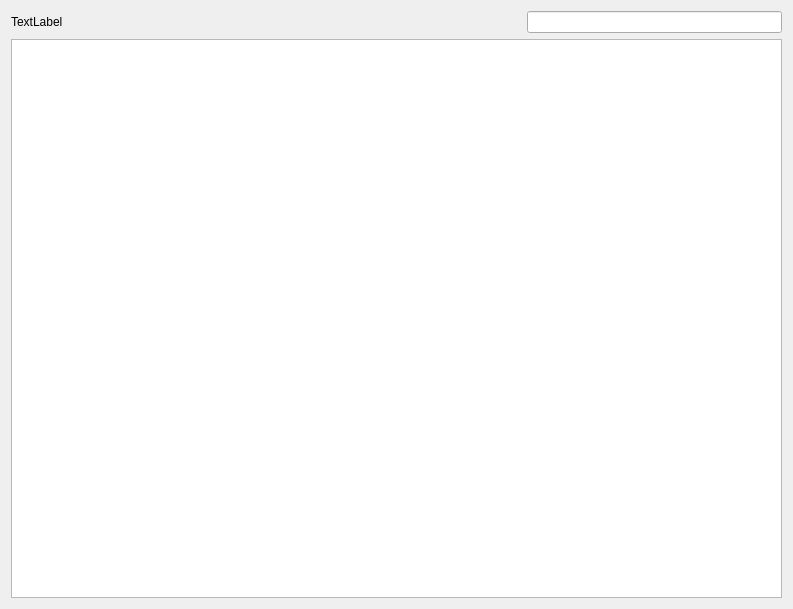
<?xml version="1.0" encoding="UTF-8"?>
<ui version="4.0">
 <class>Dialog</class>
 <widget class="QDialog" name="Dialog">
  <property name="geometry">
   <rect>
    <x>0</x>
    <y>0</y>
    <width>793</width>
    <height>609</height>
   </rect>
  </property>
  <property name="windowTitle">
   <string>Dialog</string>
  </property>
  <layout class="QVBoxLayout" name="verticalLayout_2">
   <item>
    <layout class="QVBoxLayout" name="verticalLayout">
     <item>
      <layout class="QHBoxLayout" name="horizontalLayout" stretch="1,1,1">
       <item>
        <widget class="QLabel" name="label">
         <property name="text">
          <string>TextLabel</string>
         </property>
        </widget>
       </item>
       <item>
        <spacer name="horizontalSpacer">
         <property name="orientation">
          <enum>Qt::Horizontal</enum>
         </property>
         <property name="sizeHint" stdset="0">
          <size>
           <width>40</width>
           <height>20</height>
          </size>
         </property>
        </spacer>
       </item>
       <item>
        <widget class="QLineEdit" name="lineEdit"/>
       </item>
      </layout>
     </item>
     <item>
      <widget class="QTableWidget" name="tableWidget"/>
     </item>
    </layout>
   </item>
  </layout>
 </widget>
 <resources/>
 <connections/>
</ui>
